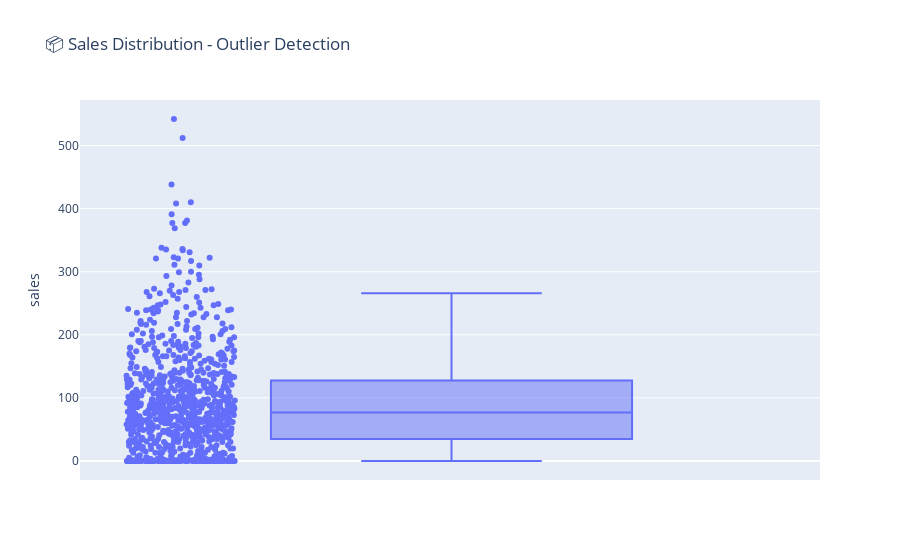
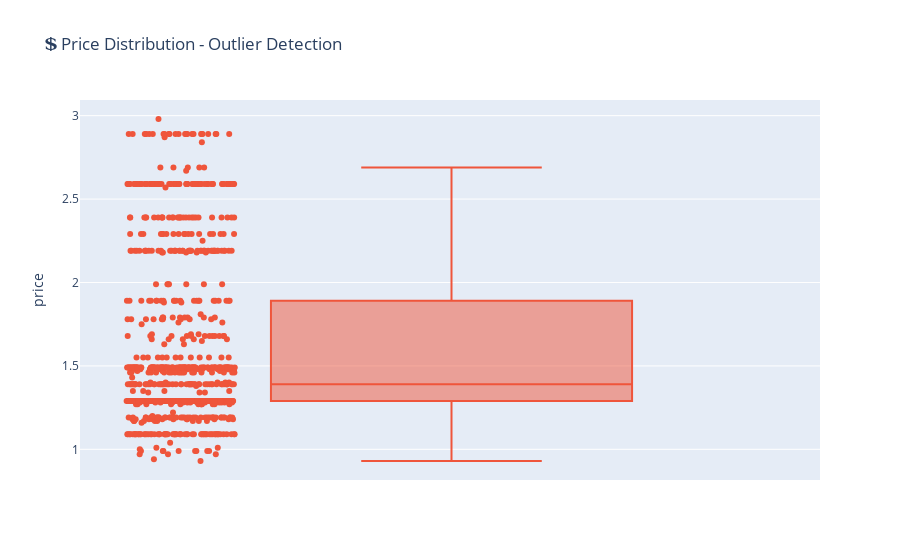

The cell these charts' notebook holds for them, in order:
### Code cell
#Detect Outliers or Anomalies
# Box plot for sales
fig = px.box(df, y='sales', title='📦 Sales Distribution - Outlier Detection',
             points="all",  # show all data points including outliers
             color_discrete_sequence=['#636EFA'])  # optional: color styling
fig.update_traces(jitter=0.3)  # spread out points for better view
fig.show()

# Box plot for price (to check pricing outliers)
fig2 = px.box(df, y='price', title='💲 Price Distribution - Outlier Detection',
              points="all", color_discrete_sequence=['#EF553B'])
fig2.update_traces(jitter=0.3)
fig2.show()

### Figure 1 — Plotly figure (JSON) as saved in the notebook; plotly's stock layout.template omitted (floating-point values rounded to 4 significant figures; data arrays with more than 128 entries replaced by an {"elided": "..."} marker saying what was removed)
{"data": [{"alignmentgroup": "True", "boxpoints": "all", "hovertemplate": "sales=%{y}<extra></extra>", "jitter": 0.3, "legendgroup": "", "marker": {"color": "#636EFA"}, "name": "", "notched": false, "offsetgroup": "", "orientation": "v", "showlegend": false, "type": "box", "x0": " ", "xaxis": "x", "y": {"elided": "927 int values"}, "y0": " ", "yaxis": "y"}], "layout": {"boxmode": "group", "legend": {"tracegroupgap": 0}, "title": {"text": "📦 Sales Distribution - Outlier Detection"}, "xaxis": {"anchor": "y", "domain": [0, 1]}, "yaxis": {"anchor": "x", "domain": [0, 1], "title": {"text": "sales"}}}}

### Figure 2 — Plotly figure (JSON) as saved in the notebook; plotly's stock layout.template omitted (floating-point values rounded to 4 significant figures; data arrays with more than 128 entries replaced by an {"elided": "..."} marker saying what was removed)
{"data": [{"alignmentgroup": "True", "boxpoints": "all", "hovertemplate": "price=%{y}<extra></extra>", "jitter": 0.3, "legendgroup": "", "marker": {"color": "#EF553B"}, "name": "", "notched": false, "offsetgroup": "", "orientation": "v", "showlegend": false, "type": "box", "x0": " ", "xaxis": "x", "y": {"elided": "927 float values"}, "y0": " ", "yaxis": "y"}], "layout": {"boxmode": "group", "legend": {"tracegroupgap": 0}, "title": {"text": "💲 Price Distribution - Outlier Detection"}, "xaxis": {"anchor": "y", "domain": [0, 1]}, "yaxis": {"anchor": "x", "domain": [0, 1], "title": {"text": "price"}}}}
